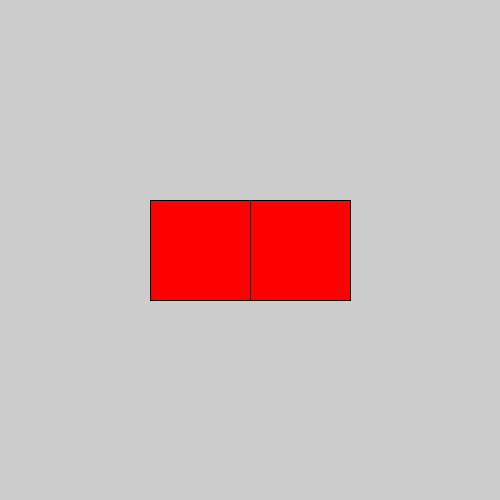
Frame 1 (no input)
Frame 60 (the mouse pressed at the canvas centre just before this capture): identical to frame 1, image omitted
Frame 120 (the mouse held since frame 60 and released just before this capture): identical to frame 1, image omitted

The Processing sketch that drew this single still picture (run headless with seeded random() and noise(); from frame 60 on, the mouse is pressed at the canvas centre):

// Processing sketch: processing_184391
// ── processing_184391.pde

int x=250;
int y=250;

void setup() {
size(500,500);

}

void draw() {
rectMode(CENTER);

fill(255,0,0); //Left Square Base Fill

if(mouseX<x && mouseX>150 && mouseY>y-50 && mouseY<y+50) {
  fill(0,0,255); //Left Square affected fill
}
rect(x-50,y,100,100);

fill(255,0,0); //Right Square base fill

if(mouseX>x && mouseX<350 && mouseY>y-50 && mouseY<y+50) {
  fill(0,0,255);
}


rect(x+50,y,100,100);

}
